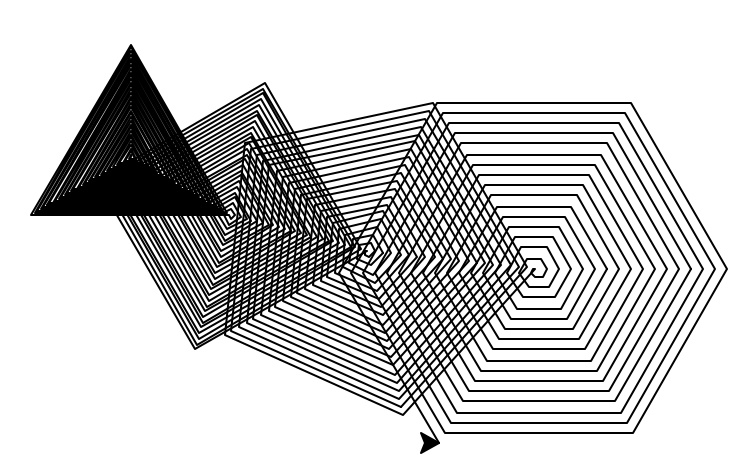

Recreate this plot in Python.
import turtle 

NUMBER_OF_CIRCLES = 100
SPEED = 0
SIDES = 7

loadWindow = turtle.Screen()
turtle.speed(SPEED)

for x in range(3, SIDES):
	for i in range(NUMBER_OF_CIRCLES):
		turtle.forward(i)
		turtle.left(360/x)


turtle.exitonclick()
